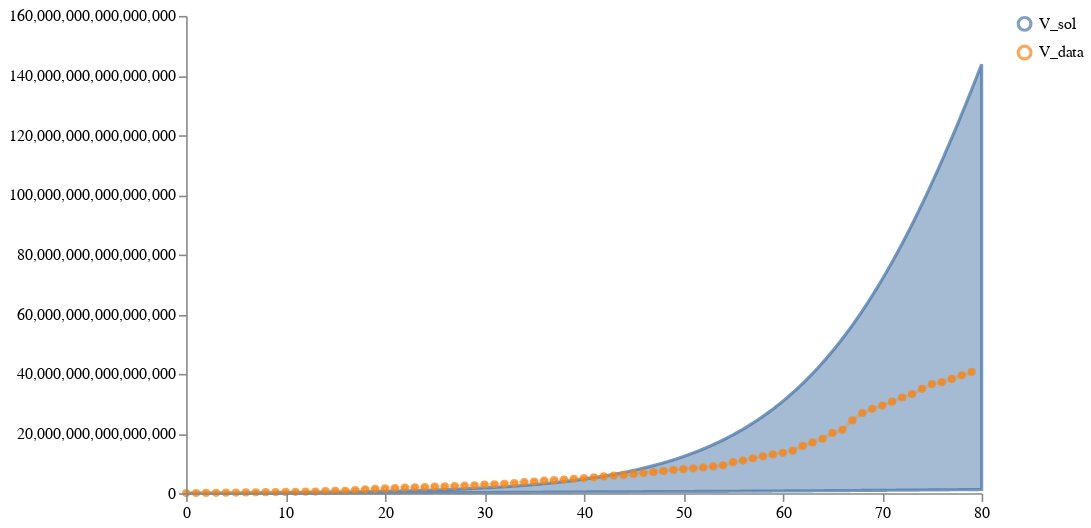

Notebook code cell kept with this figure:
### Code cell
num_samples = 10
start_time = 0
end_time = 80 #226 # between 10/02/2020 and 01/25/2021
num_timepoints = (end_time-start_time)*10 + 1

timepoints = list(get_tspan(start_time, end_time, num_timepoints).detach().numpy())

prior_samples = load_and_sample_petri_model(tm, num_samples, timepoints=timepoints, method="dopri5",
                                            visual_options={"title": "3_base", "subset":["I_sol", "E_sol", "V_sol"]}, 
                                            time_unit="days")
#display(prior_samples)

schema = plots.trajectories(pd.DataFrame(prior_samples["data"]), subset="V_sol",
                            points=ww_data_train.reset_index(drop=True).rename(columns={"V":"V_data"}))
schema = plots.pad(schema, 5)
plots.ipy_display(schema)

### Figure 1 — Vega specification as saved in the notebook (floating-point values rounded to 4 significant figures; data arrays with more than 128 entries replaced by an {"elided": "..."} marker saying what was removed)
{"$schema": "https://vega.github.io/schema/vega/v5.json", "axes": [{"name": "x_axis", "orient": "bottom", "scale": "xscale", "zindex": 100}, {"name": "y_axis", "orient": "left", "scale": "yscale", "zindex": 100}], "data": [{"name": "distributions", "values": {"elided": "801 records"}}, {"name": "traces", "transform": [{"expr": "isValid(datum.value)", "type": "filter"}], "values": []}, {"name": "points", "values": [{"sample_id": 0, "timepoint": 0, "trajectory": "V_data", "value": 34250000000000.0}, {"sample_id": 0, "timepoint": 1, "trajectory": "V_data", "value": 74830000000000.0}, {"sample_id": 0, "timepoint": 2, "trajectory": "V_data", "value": 110800000000000.0}, {"sample_id": 0, "timepoint": 3, "trajectory": "V_data", "value": 145500000000000.0}, {"sample_id": 0, "timepoint": 4, "trajectory": "V_data", "value": 178900000000000.0}, {"sample_id": 0, "timepoint": 5, "trajectory": "V_data", "value": 212605525246655}, {"sample_id": 0, "timepoint": 6, "trajectory": "V_data", "value": 251900000000000.0}, {"sample_id": 0, "timepoint": 7, "trajectory": "V_data", "value": 297300000000000.0}, {"sample_id": 0, "timepoint": 8, "trajectory": "V_data", "value": 342400000000000.0}, {"sample_id": 0, "timepoint": 9, "trajectory": "V_data", "value": 384100000000000.0}, {"sample_id": 0, "timepoint": 10, "trajectory": "V_data", "value": 424100000000000.0}, {"sample_id": 0, "timepoint": 11, "trajectory": "V_data", "value": 461900000000000.0}, {"sample_id": 0, "timepoint": 12, "trajectory": "V_data", "value": 498300000000000.0}, {"sample_id": 0, "timepoint": 13, "trajectory": "V_data", "value": 548200000000000.0}, {"sample_id": 0, "timepoint": 14, "trajectory": "V_data", "value": 675643977072622}, {"sample_id": 0, "timepoint": 15, "trajectory": "V_data", "value": 751600000000000.0}, {"sample_id": 0, "timepoint": 16, "trajectory": "V_data", "value": 829899121500651}, {"sample_id": 0, "timepoint": 17, "trajectory": "V_data", "value": 1046000000000000.0}, {"sample_id": 0, "timepoint": 18, "trajectory": "V_data", "value": 1295875135538839}, {"sample_id": 0, "timepoint": 19, "trajectory": "V_data", "value": 1461000000000000.0}, {"sample_id": 0, "timepoint": 20, "trajectory": "V_data", "value": 1592292378295384}, {"sample_id": 0, "timepoint": 21, "trajectory": "V_data", "value": 1741000000000000.0}, {"sample_id": 0, "timepoint": 22, "trajectory": "V_data", "value": 1882566054918674}, {"sample_id": 0, "timepoint": 23, "trajectory": "V_data", "value": 1972000000000000.0}, {"sample_id": 0, "timepoint": 24, "trajectory": "V_data", "value": 2071441710342036}, {"sample_id": 0, "timepoint": 25, "trajectory": "V_data", "value": 2190000000000000.0}, {"sample_id": 0, "timepoint": 26, "trajectory": "V_data", "value": 2284263053733268}, {"sample_id": 0, "timepoint": 27, "trajectory": "V_data", "value": 2401528070828421}, {"sample_id": 0, "timepoint": 28, "trajectory": "V_data", "value": 2539043189426808}, {"sample_id": 0, "timepoint": 29, "trajectory": "V_data", "value": 2623445134633728}, {"sample_id": 0, "timepoint": 30, "trajectory": "V_data", "value": 2868773959451638}, {"sample_id": 0, "timepoint": 31, "trajectory": "V_data", "value": 2991191174214979}, {"sample_id": 0, "timepoint": 32, "trajectory": "V_data", "value": 3129000000000000.0}, {"sample_id": 0, "timepoint": 33, "trajectory": "V_data", "value": 3403912214913465}, {"sample_id": 0, "timepoint": 34, "trajectory": "V_data", "value": 3718000000000000.0}, {"sample_id": 0, "timepoint": 35, "trajectory": "V_data", "value": 3894000000000000.0}, {"sample_id": 0, "timepoint": 36, "trajectory": "V_data", "value": 4190012056978476}, {"sample_id": 0, "timepoint": 37, "trajectory": "V_data", "value": 4379000000000000.0}, {"sample_id": 0, "timepoint": 38, "trajectory": "V_data", "value": 4584996690364133}, {"sample_id": 0, "timepoint": 39, "trajectory": "V_data", "value": 4842715961786298}, {"sample_id": 0, "timepoint": 40, "trajectory": "V_data", "value": 5057017833310725}, {"sample_id": 0, "timepoint": 41, "trajectory": "V_data", "value": 5334255093252734}, {"sample_id": 0, "timepoint": 42, "trajectory": "V_data", "value": 5613459509330455}, {"sample_id": 0, "timepoint": 43, "trajectory": "V_data", "value": 5900675119579128}, {"sample_id": 0, "timepoint": 44, "trajectory": "V_data", "value": 6137835221456338}, {"sample_id": 0, "timepoint": 45, "trajectory": "V_data", "value": 6455786439569586}, {"sample_id": 0, "timepoint": 46, "trajectory": "V_data", "value": 6737865202057693}, {"sample_id": 0, "timepoint": 47, "trajectory": "V_data", "value": 7082040828667748}, {"sample_id": 0, "timepoint": 48, "trajectory": "V_data", "value": 7473588619526592}, {"sample_id": 0, "timepoint": 49, "trajectory": "V_data", "value": 7802169943421971}, {"sample_id": 0, "timepoint": 50, "trajectory": "V_data", "value": 8064264769284555}, {"sample_id": 0, "timepoint": 51, "trajectory": "V_data", "value": 8350528001810362}, {"sample_id": 0, "timepoint": 52, "trajectory": "V_data", "value": 8620926151000598}, {"sample_id": 0, "timepoint": 53, "trajectory": "V_data", "value": 8967823176668702}, {"sample_id": 0, "timepoint": 54, "trajectory": "V_data", "value": 9347385175287846}, {"sample_id": 0, "timepoint": 55, "trajectory": "V_data", "value": 10400775744728212}, {"sample_id": 0, "timepoint": 56, "trajectory": "V_data", "value": 10924150605249734}, {"sample_id": 0, "timepoint": 57, "trajectory": "V_data", "value": 11705167142508414}, {"sample_id": 0, "timepoint": 58, "trajectory": "V_data", "value": 12359300512467032}, {"sample_id": 0, "timepoint": 59, "trajectory": "V_data", "value": 12986780639190464}, {"sample_id": 0, "timepoint": 60, "trajectory": "V_data", "value": 13550907207646232}, {"sample_id": 0, "timepoint": 61, "trajectory": "V_data", "value": 14248041314600788}, {"sample_id": 0, "timepoint": 62, "trajectory": "V_data", "value": 15848276614633882}, {"sample_id": 0, "timepoint": 63, "trajectory": "V_data", "value": 17038987764329418}, {"sample_id": 0, "timepoint": 64, "trajectory": "V_data", "value": 18260590802877810}, {"sample_id": 0, "timepoint": 65, "trajectory": "V_data", "value": 20209504393071680}, {"sample_id": 0, "timepoint": 66, "trajectory": "V_data", "value": 21264574070527824}, {"sample_id": 0, "timepoint": 67, "trajectory": "V_data", "value": 24405223143174390}, {"sample_id": 0, "timepoint": 68, "trajectory": "V_data", "value": 26892652544175644}, {"sample_id": 0, "timepoint": 69, "trajectory": "V_data", "value": 28282864516791200}, {"sample_id": 0, "timepoint": 70, "trajectory": "V_data", "value": 29394041033392708}, {"sample_id": 0, "timepoint": 71, "trajectory": "V_data", "value": 30685003617018490}, {"sample_id": 0, "timepoint": 72, "trajectory": "V_data", "value": 32085327926567616}, {"sample_id": 0, "timepoint": 73, "trajectory": "V_data", "value": 33217196172771584}, {"sample_id": 0, "timepoint": 74, "trajectory": "V_data", "value": 34991952115553804}, {"sample_id": 0, "timepoint": 75, "trajectory": "V_data", "value": 36597766934503620}, {"sample_id": 0, "timepoint": 76, "trajectory": "V_data", "value": 37222723829582630}, {"sample_id": 0, "timepoint": 77, "trajectory": "V_data", "value": 38307418298165540}, {"sample_id": 0, "timepoint": 78, "trajectory": "V_data", "value": 39548322728633350}, {"sample_id": 0, "timepoint": 79, "trajectory": "V_data", "value": 40640493939989390}]}, {"name": "markers", "values": []}, {"name": "selected", "on": [{"remove": true, "trigger": "clear"}, {"remove": true, "trigger": "!shift"}, {"insert": "clicked", "trigger": "!shift && clicked"}, {"toggle": "clicked", "trigger": "shift && clicked"}]}], "height": 300, "legends": [{"encode": {"labels": {"interactive": true, "name": "legendLabel", "update": {"opacity": [{"test": "!length(data('selected')) || indata('selected', 'value', datum.value)", "value": 1}, {"value": 0.25}]}}, "symbols": {"interactive": true, "name": "legendSymbol", "update": {"fill": {"value": "transparent"}, "opacity": [{"test": "!length(data('selected')) || indata('selected', 'value', datum.value)", "value": 0.7}, {"value": 0.15}], "size": {"value": 64}, "strokeWidth": {"value": 2}}}}, "name": "color_legend", "stroke": "color"}], "marks": [{"from": {"facet": {"data": "points", "groupby": "trajectory", "name": "points_split"}}, "marks": [{"encode": {"hover": {"fillOpacity": {"value": 0.9}}, "update": {"fill": {"field": "trajectory", "scale": "color"}, "fillOpacity": [{"test": "!length(data('selected')) || indata('selected', 'value', datum.trajectory)", "value": 0.5}, {"value": 0.15}], "size": {"value": 10}, "stroke": {"field": "trajectory", "scale": "color"}, "strokeOpacity": [{"test": "!length(data('selected')) || indata('selected', 'value', datum.trajectory)", "value": 0.75}, {"value": 0.15}], "strokeWidth": {"value": 2}, "tooltip": {"field": "value"}, "x": {"field": "timepoint", "scale": "xscale"}, "y": {"field": "value", "scale": "yscale"}}}, "from": {"data": "points"}, "name": "_points_symbol", "type": "symbol", "zindex": 3}, {"encode": {"hover": {"fillOpacity": {"value": 0.9}}, "update": {"interpolate": {"value": "linear"}, "stroke": {"field": "trajectory", "scale": "color"}, "strokeOpacity": [{"test": "!length(data('selected')) || indata('selected', 'value', datum.trajectory)", "value": 0.3}, {"value": 0.1}], "strokeWidth": {"value": 2}, "x": {"field": "timepoint", "scale": "xscale"}, "y": {"field": "value", "scale": "yscale"}}}, "from": {"data": "points"}, "name": "_points_line", "type": "line", "zindex": 3}], "name": "_points", "type": "group", "zindex": 3}, {"from": {"facet": {"data": "traces", "groupby": "trajectory", "name": "traces_split"}}, "marks": [{"encode": {"hover": {"fillOpacity": {"value": 0.9}}, "update": {"interpolate": {"value": "linear"}, "stroke": {"field": "trajectory", "scale": "color"}, "strokeOpacity": [{"test": "!length(data('selected')) || indata('selected', 'value', datum.trajectory)", "value": 0.75}, {"value": 0.15}], "strokeWidth": {"value": 2}, "x": {"field": "timepoint", "scale": "xscale"}, "y": {"field": "value", "scale": "yscale"}}}, "from": {"data": "traces_split"}, "name": "_traces_lines", "type": "line"}], "name": "_traces", "type": "group", "zindex": 2}, {"from": {"facet": {"data": "distributions", "groupby": "trajectory", "name": "trajectory_split"}}, "marks": [{"encode": {"hover": {"fillOpacity": {"value": 0.9}}, "update": {"fill": {"field": "trajectory", "scale": "color"}, "fillOpacity": [{"test": "!length(data('selected')) || indata('selected', 'value', datum.trajectory)", "value": 0.5}, {"value": 0.15}], "interpolate": {"value": "linear"}, "stroke": {"field": "trajectory", "scale": "color"}, "strokeOpacity": [{"test": "!length(data('selected')) || indata('selected', 'value', datum.trajectory)", "value": 0.75}, {"value": 0.15}], "strokeWidth": {"value": 2}, "x": {"field": "timepoint", "scale": "xscale"}, "y": {"field": "upper", "scale": "yscale"}, "y2": {"field": "lower", "scale": "yscale"}}}, "from": {"data": "trajectory_split"}, "type": "area"}], "name": "_distributions", "type": "group", "zindex": 1}, {"marks": [{"encode": {"enter": {"stroke": {"value": "lightgray"}}, "update": {"opacity": {"value": 1}, "x": {"field": "timepoint", "scale": "xscale"}, "y": {"signal": "height"}, "y2": {"value": 0}}}, "from": {"data": "markers"}, "name": "_marker text", "type": "rule"}, {"encode": {"enter": {"fontSize": {"value": 8}, "text": {"field": "datum.label"}, "y": {"value": 0}}}, "from": {"data": "_marker text"}, "name": "_marker flags", "transform": [{"as": ["x", "_y", "opacity", "align", "baseline"], "lineAnchor": "start", "offset": [1], "size": {"signal": "[width, height]"}, "type": "label"}], "type": "text"}], "name": "_markers", "type": "group"}], "padding": 5, "scales": [{"domain": {"fields": [{"data": "distributions", "field": "timepoint"}, {"data": "traces", "field": "timepoint"}, {"data": "points", "field": "timepoint"}, {"data": "markers", "field": "timepoint"}]}, "name": "xscale", "range": "width", "type": "linear", "zero": false}, {"domain": {"fields": [{"data": "distributions", "field": "lower"}, {"data": "distributions", "field": "upper"}, {"data": "traces", "field": "value"}, {"data": "points", "field": "value"}]}, "name": "yscale", "nice": true, "range": "height", "type": "linear", "zero": true}, {"domain": {"fields": [{"data": "distributions", "field": "trajectory"}, {"data": "traces", "field": "trajectory"}, {"data": "points", "field": "trajectory"}]}, "name": "color", "range": "category", "type": "ordinal"}], "signals": [{"name": "clear", "on": [{"events": "mouseup[!event.item]", "force": true, "update": "true"}], "value": true}, {"name": "shift", "on": [{"events": "@legendSymbol:click, @legendLabel:click", "force": true, "update": "event.shiftKey"}], "value": false}, {"name": "clicked", "on": [{"events": "@legendSymbol:click, @legendLabel:click", "force": true, "update": "{value: datum.value}"}], "value": null}], "width": 500}
